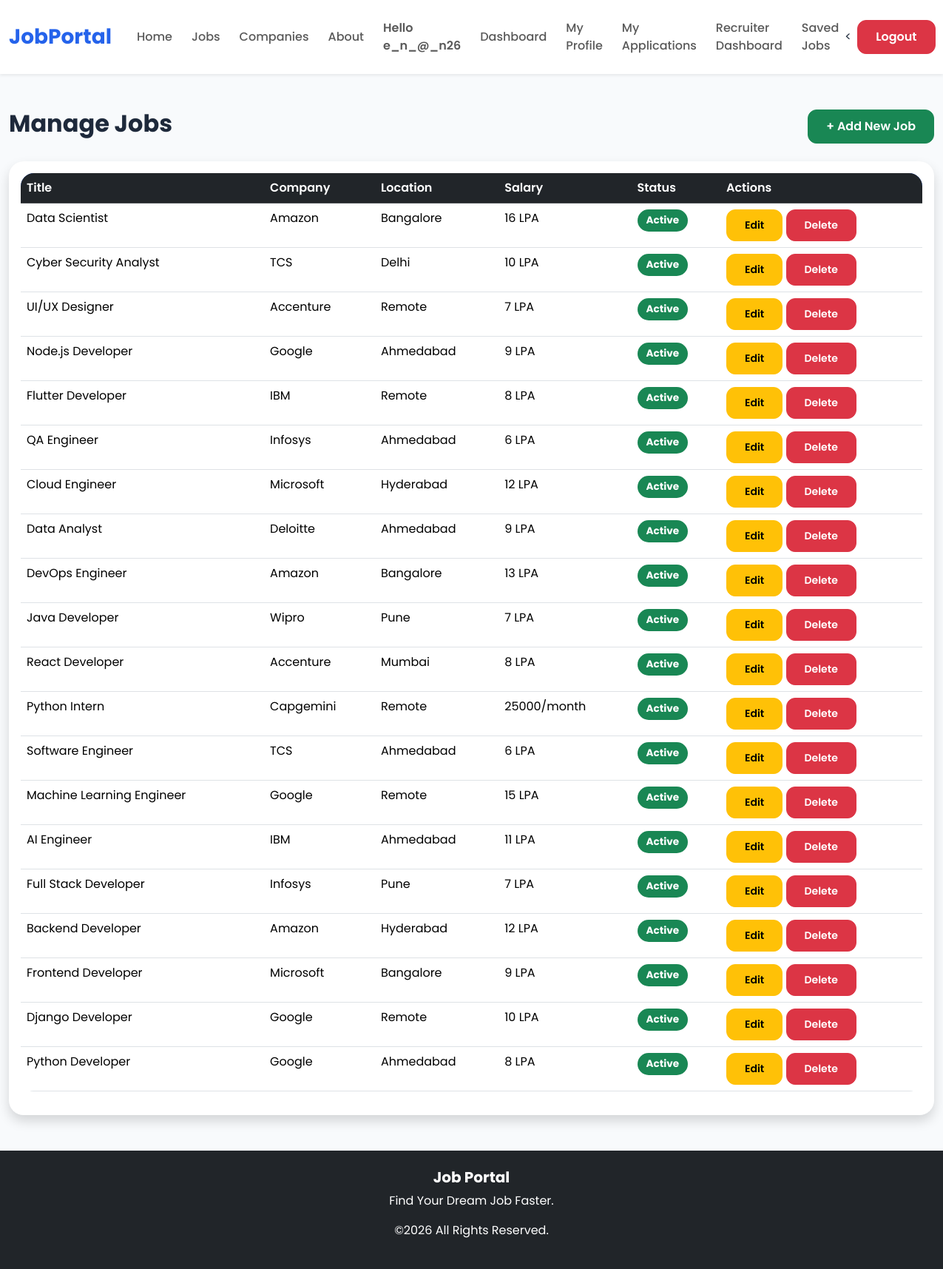
The page /jobs/manage/ (signed in) on the database its author committed.
### jobs/models.py (models this page shows, shortened)
class Job(models.Model):
    class EmploymentType(models.TextChoices):
        FULL_TIME = "full_time", "Full Time"
        PART_TIME = "part_time", "Part Time"
        CONTRACT = "contract", "Contract"
        INTERNSHIP = "internship", "Internship"
    title = models.CharField(max_length=200)
    company = models.ForeignKey(Company,on_delete=models.CASCADE)
    location = models.CharField(max_length=200)
    salary = models.CharField(max_length=100)
    description = models.TextField()
    employment_type = models.CharField(
        max_length=20,
        choices=EmploymentType.choices,
        default=EmploymentType.FULL_TIME,
    )
    is_active = models.BooleanField(default=True)
    created_at = models.DateTimeField(auto_now_add=True)
    updated_at = models.DateTimeField(default=timezone.now)
    class Meta:
        ordering = ["-created_at"]

class Company(models.Model):
    name = models.CharField(max_length=200)
    logo = models.ImageField(
        upload_to="company_logo/",
        blank=True,
        null=True
    )
    website = models.URLField(
        blank=True,
        null=True
    )
    email = models.EmailField(
        blank=True,
        null=True
    )
    location = models.CharField(
        max_length=200,
        blank=True,
        null=True
    )
    description = models.TextField(
        blank=True,
        null=True
    )

### jobs/views.py (the view)
# urls.py: path("jobs/manage/",views.manage_jobs,name="manage_jobs",),
@staff_member_required
def manage_jobs(request):
    jobs = Job.objects.select_related(
        "company"
    ).order_by("-id")
    return render(
        request,
        "jobs/manage_jobs.html",
        {
            "jobs": jobs
        }
    )

### templates/jobs/manage_jobs.html (shortened to what this page needs)
{% extends "base.html" %}
{% block content %}
<div class="container mt-5">
    <div class="d-flex justify-content-between mb-4">
        <h2>Manage Jobs</h2>
        <a href="{% url 'add_job' %}"
           class="btn btn-success">
            + Add New Job
        </a>
    </div>
    <div class="card shadow">
        <div class="card-body">
            <table class="table table-hover">
                <thead class="table-dark">
                    <tr>
                        <th>Title</th>
                        <th>Company</th>
                        <th>Location</th>
                        <th>Salary</th>
                        <th>Status</th>
                        <th>Actions</th>
                    </tr>
                </thead>
                <tbody>
                {% for job in jobs %}
                    <tr>
                        <td>{{ job.title }}</td>
                        <td>{{ job.company.name }}</td>
                        <td>{{ job.location }}</td>
                        <td>{{ job.salary }}</td>
                        <td>
                            {% if job.is_active %}
                                <span class="badge bg-success">
                                    Active
                                </span>
                            {% else %}
                                <span class="badge bg-danger">
                                    Inactive
                                </span>
                            {% endif %}
                        </td>
                        <td>
                           <a href="{% url 'edit_job' job.id %}"
                               class="btn btn-warning btn-sm">
                                Edit
                            </a>
                           <a href="{% url 'delete_job' job.id %}"
                               class="btn btn-danger btn-sm">
                                Delete
                            </a>
                        </td>
                    </tr>
                {% endfor %}
                </tbody>
            </table>
        </div>
    </div>
</div>
{% endblock %}

### templates/base.html (shortened to what this page needs)
{% load static %}
<!DOCTYPE html>
<html lang="en">
<head>
<link href="https://cdn.jsdelivr.net/npm/bootstrap@5.3.3/dist/css/bootstrap.min.css" rel="stylesheet">
<link rel="stylesheet"
href="https://cdn.jsdelivr.net/npm/bootstrap-icons@1.11.3/font/bootstrap-icons.min.css">
<link rel="stylesheet"
href="https://cdnjs.cloudflare.com/ajax/libs/font-awesome/6.6.0/css/all.min.css">
<link rel="stylesheet"
href="{% static 'css/style.css' %}">
</head>
<body>
<nav class="navbar navbar-expand-lg bg-white shadow-sm sticky-top">
<div class="container">
<a class="navbar-brand fw-bold fs-3" href="/">
<span style="color:#2563eb;">Job</span>Portal
</a>
<div
class="collapse navbar-collapse"
id="nav">
<ul class="navbar-nav ms-auto align-items-center">
<li class="nav-item">
<a class="nav-link" href="/">Home</a>
</li>
<li class="nav-item">
<a class="nav-link" href="/jobs/">Jobs</a>
</li>
<li class="nav-item">
<a class="nav-link" href="/companies/">Companies</a>
</li>
<li class="nav-item">
<a class="nav-link" href="#">About</a>
</li>
{% if user.is_authenticated %}
<li class="nav-item">
<span class="nav-link fw-semibold">
Hello {{ user.username }}
</span>
</li>
<li class="nav-item">
    <a class="nav-link" href="{% url 'dashboard' %}">
        Dashboard
    </a>
</li>
<li class="nav-item">
<li class="nav-item">
<a class="nav-link"
href="{% url 'profile' %}">
My Profile
</a>
</li>
<li class="nav-item">
<a class="nav-link"
href="{% url 'my_applications' %}">
My Applications
</a>
</li>
{% if user.is_staff %}
<li class="nav-item">
    <a class="nav-link"
       href="{% url 'admin_dashboard' %}">
        Recruiter Dashboard
    </a>
</li>
{% endif %}
</li>
<li class="nav-item">
    <a class="nav-link" href="{% url 'saved_jobs' %}">
        Saved Jobs
    </a>
</li>
<<li class="nav-item ms-2">
    <a class="btn btn-danger"
       href="{% url 'logout' %}">
        Logout
    </a>
</li>
{% endif %}
</ul>
</div>
</div>
</nav>
{% block content %}
{% endblock %}
<footer class="bg-dark text-white mt-5">
<div class="container text-center py-4">
<h5>Job Portal</h5>
<p>Find Your Dream Job Faster.</p>
<p>©2026 All Rights Reserved.</p>
</div>
</footer>
</body>
</html>

### static/css/style.css (style rules this page uses)
* { margin:0; padding:0; box-sizing:border-box; font-family:'Poppins',sans-serif; }
html { scroll-behavior:smooth; }
body { font-family:'Inter',sans-serif; background:var(--bg); color:var(--text); overflow-x:hidden; }
a { text-decoration:none; transition:all .3s ease; }
:root { --primary:#2563eb; --secondary:#7c3aed; --accent:#06b6d4; --bg:#f8fafc; --card:#ffffff; --text:#1e293b; --muted:#64748b; --radius:18px; --shadow: 0 10px 30px rgba(0,0,0,.08); }
h1,h2,h3,h4,h5,h6 { font-family:'Poppins',sans-serif; font-weight:700; }
a { text-decoration:none; transition:.3s; }
.container { max-width:1280px; }
.card { border:none; border-radius:20px; box-shadow:0 15px 40px rgba(0,0,0,.08); transition:.35s; overflow:hidden; }
.table { background:white; border-radius:18px; overflow:hidden; }
.table thead { background:#2563eb; color:white; }
.table tbody tr { transition:.3s; }
.table th { font-weight:600; }
.badge { font-size:.85rem; padding:8px 12px; border-radius:20px; }
.navbar { background:white; box-shadow:0 10px 25px rgba(0,0,0,.05); padding:18px 0; }
.navbar-brand { font-size:32px; font-weight:800; color:#2563eb!important; }
.nav-link { font-weight:500; margin-left:10px; transition:.3s; }
.btn { border-radius:12px; padding:10px 24px; font-weight:600; transition:.35s; }

### rows shown on the page
Job: title "Data Scientist", company.name "Amazon", location "Bangalore", salary "16 LPA", is_active "Active"
Job: title "Cyber Security Analyst", company.name "TCS", location "Delhi", salary "10 LPA", is_active "Active"
Job: title "UI/UX Designer", company.name "Accenture", location "Remote", salary "7 LPA", is_active "Active"
Job: title "Node.js Developer", company.name "Google", location "Ahmedabad", salary "9 LPA", is_active "Active"
Job: title "Flutter Developer", company.name "IBM", location "Remote", salary "8 LPA", is_active "Active"
Job: title "QA Engineer", company.name "Infosys", location "Ahmedabad", salary "6 LPA", is_active "Active"
Job: title "Cloud Engineer", company.name "Microsoft", location "Hyderabad", salary "12 LPA", is_active "Active"
Job: title "Data Analyst", company.name "Deloitte", location "Ahmedabad", salary "9 LPA", is_active "Active"
Job: title "DevOps Engineer", company.name "Amazon", location "Bangalore", salary "13 LPA", is_active "Active"
Job: title "Java Developer", company.name "Wipro", location "Pune", salary "7 LPA", is_active "Active"
Job: title "React Developer", company.name "Accenture", location "Mumbai", salary "8 LPA", is_active "Active"
Job: title "Python Intern", company.name "Capgemini", location "Remote", salary "25000/month", is_active "Active"
Job: title "Software Engineer", company.name "TCS", location "Ahmedabad", salary "6 LPA", is_active "Active"
Job: title "Machine Learning Engineer", company.name "Google", location "Remote", salary "15 LPA", is_active "Active"
Job: title "AI Engineer", company.name "IBM", location "Ahmedabad", salary "11 LPA", is_active "Active"
Job: title "Full Stack Developer", company.name "Infosys", location "Pune", salary "7 LPA", is_active "Active"
Job: title "Backend Developer", company.name "Amazon", location "Hyderabad", salary "12 LPA", is_active "Active"
Job: title "Frontend Developer", company.name "Microsoft", location "Bangalore", salary "9 LPA", is_active "Active"
Job: title "Django Developer", company.name "Google", location "Remote", salary "10 LPA", is_active "Active"
Job: title "Python Developer", company.name "Google", location "Ahmedabad", salary "8 LPA", is_active "Active"

### other values the page prints
{{ user.username }} "e_n_@_n26"
